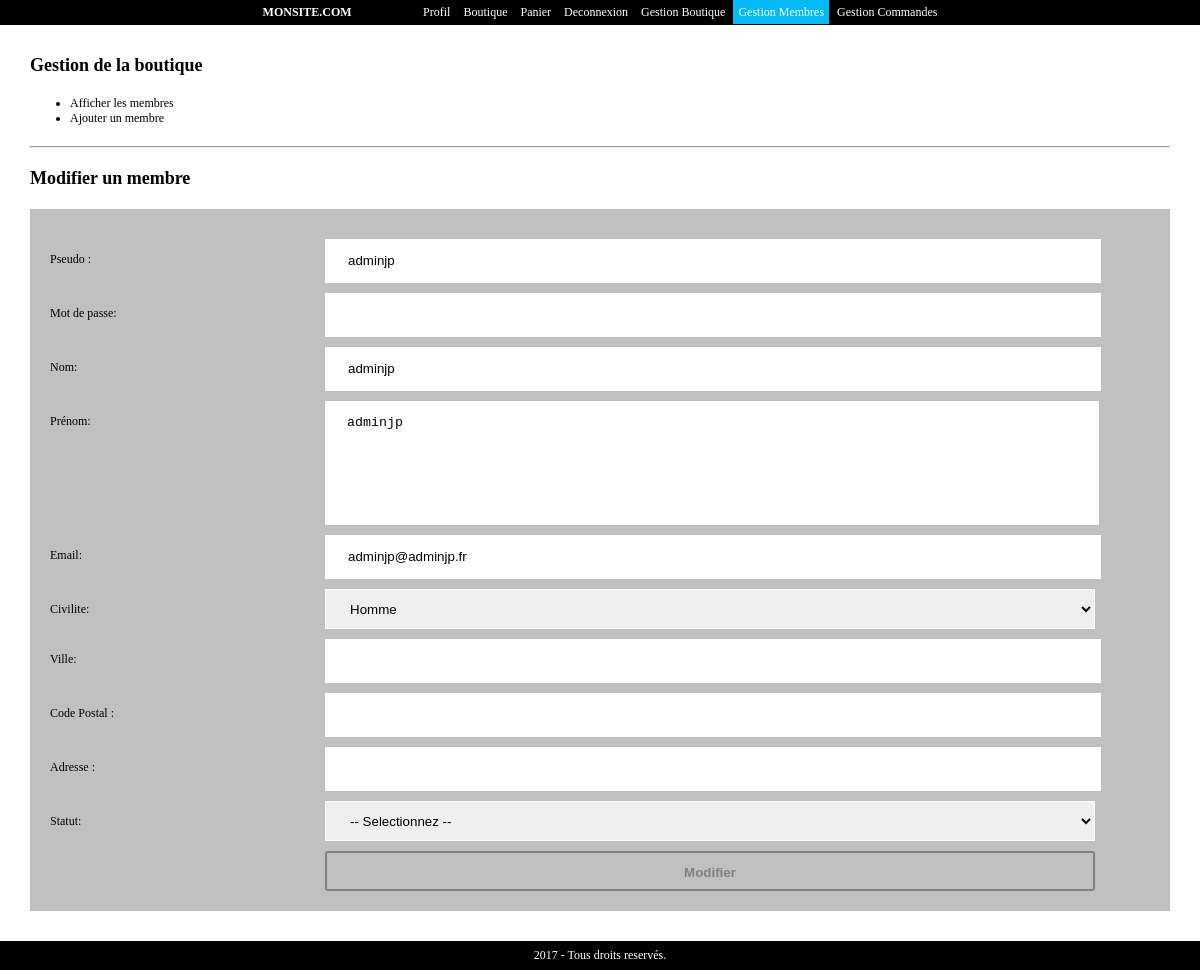
Screenshot of /admin/gestion_membres.php?action=modifier&id_membre=3 (signed in) with the database file from the repository.
### tables this page shows
CREATE TABLE `membre` (
  `id_membre` int(3) NOT NULL,
  `pseudo` varchar(20) NOT NULL,
  `mdp` varchar(128) NOT NULL,
  `nom` varchar(20) NOT NULL,
  `prenom` varchar(20) NOT NULL,
  `email` varchar(50) NOT NULL,
  `civilite` enum('m','f') NOT NULL,
  `statut` int(1) NOT NULL,
  `date_enregistrement` datetime NOT NULL
);

### admin/gestion_membres.php (the view, shortened to what this page needs)
<?php
require_once('../inc/init.inc.php');
require_once('../inc/header.inc.php');
?>
<h1>Gestion de la boutique</h1>
<ul>
	<li><a href="?action=affichage">Afficher les membres</a></li>
	<li><a href="?action=ajout">Ajouter un membre</a></li>
</ul><hr/>
<?php if(isset($_GET['action']) && ($_GET['action'] == 'ajout' || $_GET['action'] == 'modifier')) :
?>
<?php
if(isset($_GET['id_membre']) && is_numeric($_GET['id_membre'])){
	$resultat = $pdo -> prepare("SELECT * FROM membre WHERE id_membre = :id_membre");
	$resultat -> bindParam(':id_membre', $_GET['id_membre'], PDO::PARAM_INT);
	if($resultat -> execute()){
		$membre_actuel = $resultat -> fetch(PDO::FETCH_ASSOC);
	}
}
$pseudo = (isset($membre_actuel)) ? $membre_actuel['pseudo'] : '';
$nom = (isset($membre_actuel)) ? $membre_actuel['nom'] : '';
$prenom = (isset($membre_actuel)) ? $membre_actuel['prenom'] : '';
$email = (isset($membre_actuel)) ? $membre_actuel['email'] : '';
$civilite = (isset($membre_actuel)) ? $membre_actuel['civilite'] : '';
$ville = (isset($membre_actuel)) ? $membre_actuel['ville'] : '';
$adresse = (isset($membre_actuel)) ? $membre_actuel['adresse'] : '';
$code_postal = (isset($membre_actuel)) ? $membre_actuel['code_postal'] : '';
$action = (isset($membre_actuel)) ? 'Modifier' : 'Ajouter';
?>
<h2><?= $action ?> un membre</h2>
<form method="post" action="" enctype="multipart/form-data">
	<label>Pseudo : </label>
	<input type="text" name="pseudo" value="<?= $pseudo ?>" /><br/>
	<label>Mot de passe: </label>
	<input type="text" name="mdp"/><br/>
	<label>Nom: </label>
	<input type="text" name="nom" value="<?= $nom ?>"/><br/>
	<label>Prénom: </label>
	<textarea name="prenom"><?= $prenom ?></textarea><br/>
	<label>Email: </label>
	<input type="text" name="email" value="<?= $email ?>"/><br/>
	<label>Civilite: </label>
	<select name="civilite">
		<option <?= ($civilite == 'm') ? 'selected' : '' ?> value="m">Homme</option>
	</select><br/>
	<label>Ville: </label>
	<input type="text" name="ville" value="<?= $ville ?>"/><br/>
	<label>Code Postal : </label>
	<input type="text" name="code_postal" value="<?= $code_postal ?>"/><br/>
	<label>Adresse : </label>
	<input type="text" name="adresse" value="<?= $adresse ?>"/><br/>
	<label>Statut: </label>
	<select name="statut">
		<option>-- Selectionnez --</option>
	</select><br/>
	<input type="submit" value="<?= $action ?>"/><br/>
</form>
<?php endif;?>
<?php
require_once('../inc/footer.inc.php');
?>

### css/style.css (style rules this page uses)
* { margin: 0; }
body { font-family : verdana; font-size: 12px; }
a { text-decoration: none; color: #000; }
form { margin-top: 20px; padding: 20px; background : silver; overflow: hidden; }
form label { float: left; width: 25%; height: 40px; line-height: 40px; vertical-align: middle; margin-top: 10px; }
form input, form select, form textarea { float: left; width: 70%; height: 40px; line-height: 40px; vertical-align: middle; margin-top: 10px; text-indent: 20px; border: none; border: 1px solid white; }
form textarea { height: 120px; resize: none; border: none; }
form input[type='submit'] { margin-left: 25%; }
form input[type="submit"] { border : 2px solid grey; background : transparent; color: grey; font-weight: bold; border-radius : 3px; padding: 10px; text-align: center; cursor: pointer; transition: 0.5s; vertical-align: middle; line-height: 20px; text-indent: 0px; }
hr { margin: 20px 0; }
h1 { margin-bottom: 20px; }

### rows the page displays
membre: pseudo "adminjp", nom "adminjp", prenom "adminjp", email "adminjp@adminjp.fr", civilite "Homme"

### other values shown
$action "Modifier"
